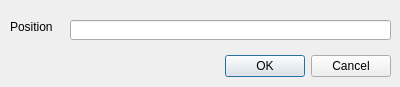
<?xml version="1.0" encoding="UTF-8"?>
<ui version="4.0">
 <class>ZoomToLatLon</class>
 <widget class="QDialog" name="ZoomToLatLon">
  <property name="geometry">
   <rect>
    <x>0</x>
    <y>0</y>
    <width>400</width>
    <height>87</height>
   </rect>
  </property>
  <property name="windowTitle">
   <string>Zoom to WGS84 Lat/Lon</string>
  </property>
  <property name="modal">
   <bool>true</bool>
  </property>
  <widget class="QDialogButtonBox" name="buttonBox">
   <property name="geometry">
    <rect>
     <x>50</x>
     <y>50</y>
     <width>341</width>
     <height>32</height>
    </rect>
   </property>
   <property name="orientation">
    <enum>Qt::Horizontal</enum>
   </property>
   <property name="standardButtons">
    <set>QDialogButtonBox::Cancel|QDialogButtonBox::Ok</set>
   </property>
  </widget>
  <widget class="QLineEdit" name="lineEditLatLonZoom">
   <property name="geometry">
    <rect>
     <x>70</x>
     <y>20</y>
     <width>321</width>
     <height>20</height>
    </rect>
   </property>
  </widget>
  <widget class="QLabel" name="label">
   <property name="geometry">
    <rect>
     <x>10</x>
     <y>20</y>
     <width>46</width>
     <height>13</height>
    </rect>
   </property>
   <property name="text">
    <string>Position</string>
   </property>
  </widget>
 </widget>
 <tabstops>
  <tabstop>lineEditLatLonZoom</tabstop>
  <tabstop>buttonBox</tabstop>
 </tabstops>
 <resources/>
 <connections>
  <connection>
   <sender>buttonBox</sender>
   <signal>accepted()</signal>
   <receiver>ZoomToLatLon</receiver>
   <slot>accept()</slot>
   <hints>
    <hint type="sourcelabel">
     <x>248</x>
     <y>254</y>
    </hint>
    <hint type="destinationlabel">
     <x>157</x>
     <y>274</y>
    </hint>
   </hints>
  </connection>
  <connection>
   <sender>buttonBox</sender>
   <signal>rejected()</signal>
   <receiver>ZoomToLatLon</receiver>
   <slot>reject()</slot>
   <hints>
    <hint type="sourcelabel">
     <x>316</x>
     <y>260</y>
    </hint>
    <hint type="destinationlabel">
     <x>286</x>
     <y>274</y>
    </hint>
   </hints>
  </connection>
 </connections>
</ui>
